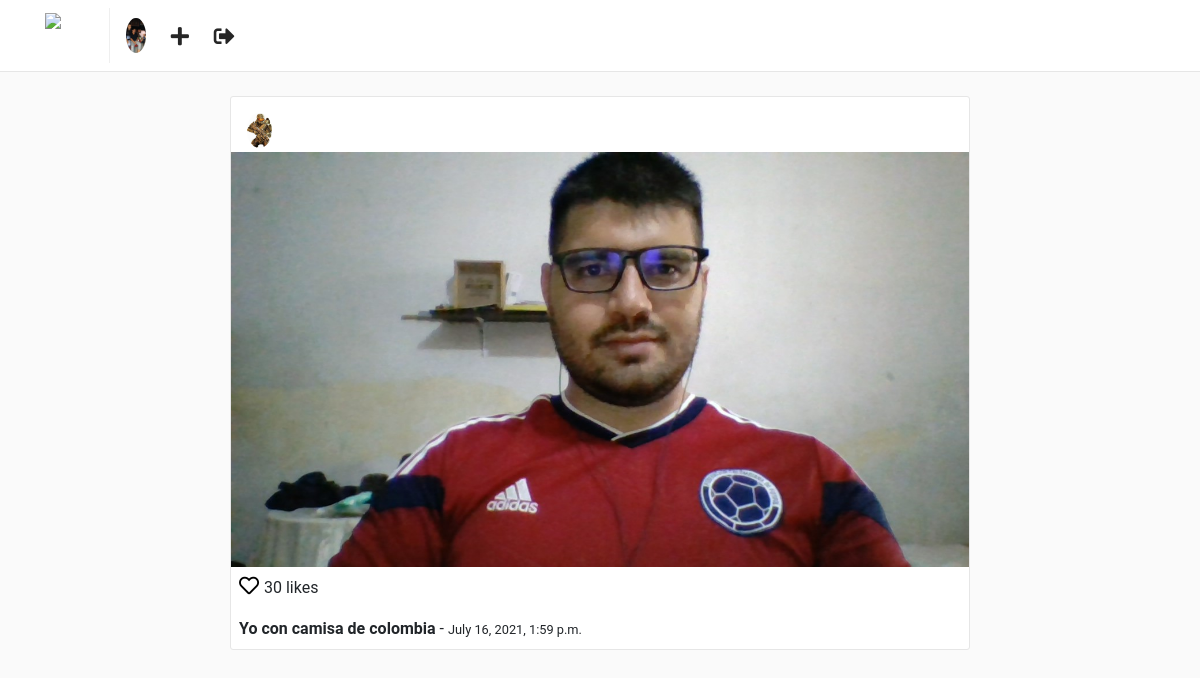
Page /posts/7 (signed in) on the committed database.
### users/models.py (models this page shows, shortened)
class Profile(models.Model):
    user = models.OneToOneField(User, on_delete=models.CASCADE)
    website = models.URLField(max_length=200, blank=True)
    biography = models.TextField(blank=True)
    phone_number = models.CharField(max_length=20, blank=True)
    picture = models.ImageField(upload_to = 'users/pictures', blank=True, null=True)
    create = models.DateTimeField(auto_now_add=True)
    modifie =  models.DateTimeField(auto_now=True)

### posts/models.py (models this page shows, shortened)
class Post(models.Model):
    user = models.ForeignKey(User, on_delete=CASCADE)
    profile = models.ForeignKey('users.Profile', on_delete=CASCADE)
    title = models.CharField(max_length=255)
    photo = models.ImageField(upload_to = 'posts/photos')
    created = models.DateTimeField(auto_now_add=True)
    modified = models.DateTimeField(auto_now= True)

### posts/views.py (the view)
class PostDetailView(LoginRequiredMixin, DetailView):
    template_name = 'posts/detail.html'
    queryset = Post.objects.all()
    context_object_name = 'post'

### templates/posts/detail.html (shortened to what this page needs)
{% extends "base.html" %}
{% block container %}
    <div class="container">
        <div class="row">
            {% include "posts/post_card.html" %}
        </div>
    </div>
{% endblock %}

### templates/nav.html
{% load static %}
<nav class="navbar navbar-expand-lg fixed-top" id="main-navbar">
    <div class="container">
        <a class="navbar-brand pr-5" style="border-right: 1px solid #efefef;" href="{% url "posts:feed" %}">
            <img src="{% static "img/instagram.png" %}" height="45" class="d-inline-block align-top"/>
        </a>
        <div class="collapse navbar-collapse">
            <ul class="navbar-nav mr-auto">
                <li class="nav-item">
                    {% if request.user.profile.picture %}
                        <a href="{% url "users:detail" request.user.username %}">
                            <img src="{{ request.user.profile.picture.url }}" height="35" class="d-inline-block align-top rounded-circle"/>
                        </a>
                    {% else %}
                        <a href="">
                            <img src="{% static 'img/default-profile.png' %}" height="35" class="d-inline-block align-top rounded-circle"/>
                        </a>
                    {% endif %}
                </li>
                <li class="nav-item nav-icon">
                    <a href="{% url "posts:create_post"%}">
                        <i class="fas fa-plus"></i>
                    </a>
                </li>
                <li class="nav-item nav-icon">
                    <a href="{% url "users:logout" %}">
                        <i class="fas fa-sign-out-alt"></i>
                    </a>
                </li>
            </ul>
        </div>
    </div>
</nav>

### templates/posts/post_card.html (shortened to what this page needs)
<div class="col-sm-12 col-md-8 offset-md-2 mt-5 p-0 post-container">
    <div class="media pt-3 pl-3 pb-1">
        <a href="{% url "users:detail" post.user.username %}">
            <img class="mr-3 rounded-circle" height="35" src="{{ post.profile.picture.url }}" alt="{{ post.user.get_full_name }}">
        </a>
        <div class="media-body">
        </div>
    </div>
    <img style="width: 100%;" src="{{ post.photo.url }}" alt="{{ post.title }}">
    <p class="mt-1 ml-2" >
        <a href="" style="color: #000; font-size: 20px;">
            <i class="far fa-heart"></i>
        </a> 30 likes
    </p>
    <p class="ml-2 mt-0 mb-2">
        <b>{{ post.title }}</b> - <small>{{ post.created }}</small>
    </p>
</div>

### static/css/main.css (style rules this page uses)
html, body { background: #fafafa; height: 100%; width: 100%; font-family: 'Roboto', sans-serif; }
#main-navbar { background: #fff; border-bottom: 1px solid rgba(0,0,0,.0975); }
.post-container { background: #fff; border: 1px solid #e6e6e6; border-radius: 3px; }
.nav-icon a { color: #262626; font-size: 1.3em; display: block; margin-top: .2em; margin-left: 1.2em; font-weight: 100; }

### rows in the picture
Post: profile.picture (picture), photo (picture), title "Yo con camisa de colombia", created "July 16, 2021, 1:59 p.m."
